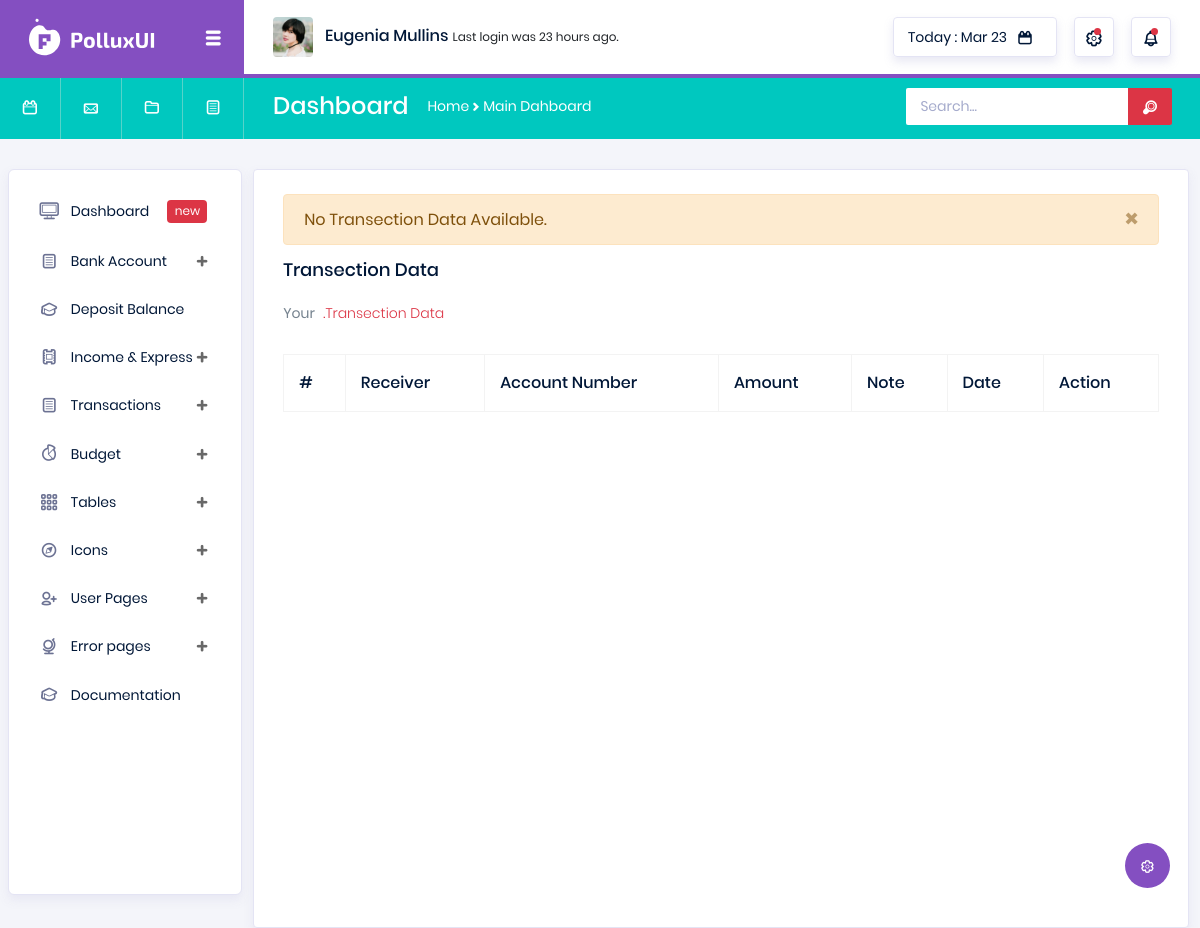
Page /transection-data/ (signed in) on the earlier database version.
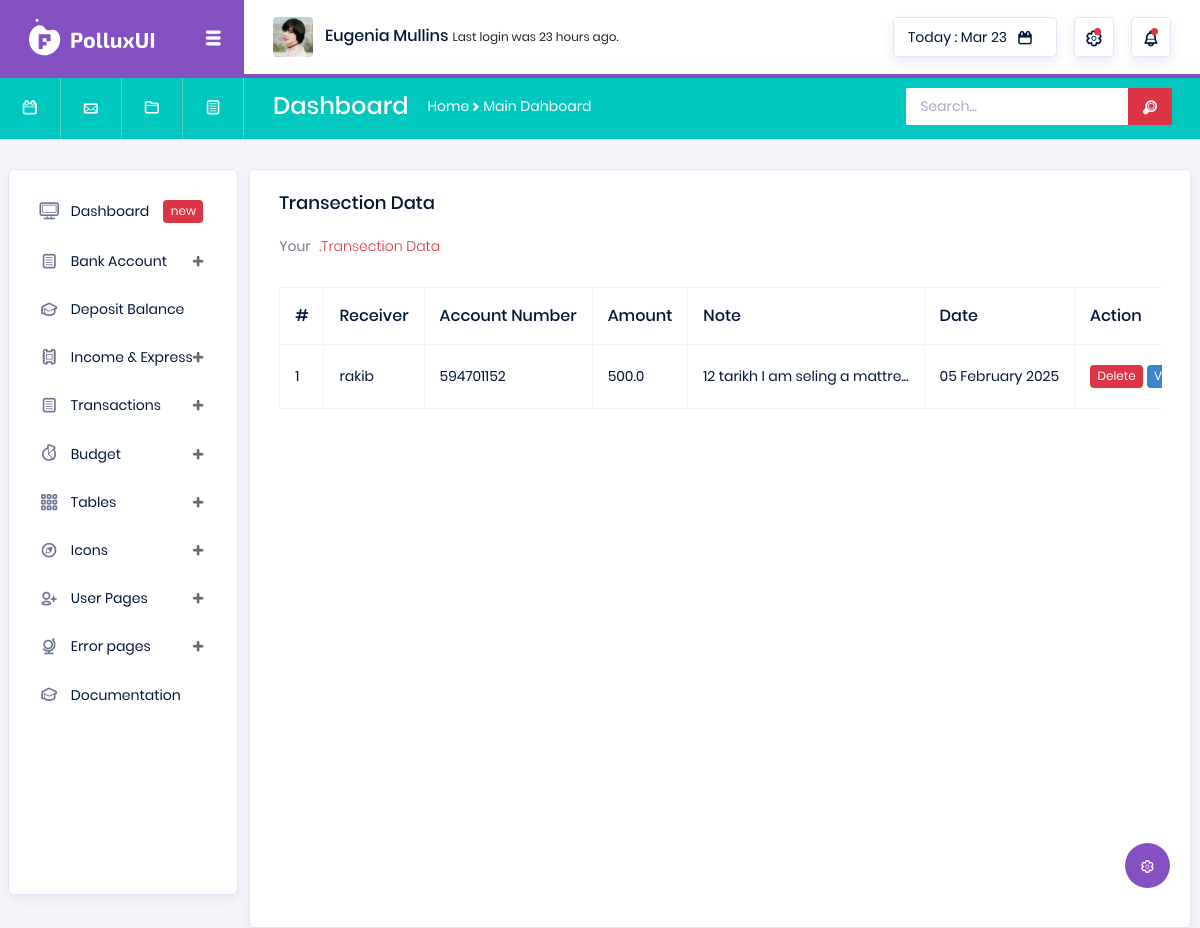
Same page on the later database version.
### transactions/models.py (models this page shows)
class Transaction(models.Model):
    send_user = models.ForeignKey(User, on_delete=models.CASCADE, related_name='send_user')
    receive_user = models.ForeignKey(User, on_delete=models.CASCADE, related_name='receive_user')
    account_number = models.CharField(max_length=3600)
    amount = models.FloatField(default=0)
    note = models.TextField()
    transection_date = models.DateTimeField(auto_now_add=True)

### transactions/views.py (the view)
# urls.py: path('transection-data/', views.transection_data, name='transection_data'),
def transection_data(request):
    current_user = request.user
    transection_data = Transaction.objects.filter(send_user=current_user)
    if not transection_data.exists():
        messages.warning(request, "No Transection Data Available.")
    context = {
        'transection_data':transection_data
    }
    return render(request, 'transaction/transection_data.html', context)

### templates/transaction/transection_data.html (shortened to what this page needs)
{% extends 'base.html' %}
{% load static %}
{% block body %}
<div class="col-lg-12 grid-margin stretch-card">
    <div class="card">
      <div class="card-body">
        {% include "shared/messages.html" %}
        <h4 class="card-title">Transection Data</h4>
        <p class="card-description">
          Your <code>.Transection Data</code>
        </p>
        <div class="table-responsive pt-3">
          <table class="table table-bordered">
            <thead>
              <tr>
                <th>
                  #
                </th>
                <th>
                  Receiver
                </th>
                <th>
                  Account Number
                </th>
                <th>
                  Amount
                </th>
                <th>
                  Note
                </th>
                <th>
                  Date
                </th>
                <th>
                  Action
                </th>
              </tr>
            </thead>
            <tbody>
              {% for data in transection_data %}
              <tr>
                <td>
                  {{forloop.counter}}
                </td>
                <td>
                  {{data.receive_user}}
                </td>
                <td>
                    {{data.account_number}}
                </td>
                <td>
                    {{data.amount}}
                  </td>
                <td>
                  {{data.note|slice:30}}...
                </td>
                <td>
                    {{data.transection_date|date:"d F Y"}}
                </td>
                <td>
                  <a href="" class="badge badge-danger">Delete</a>
                  <a href="" class="badge badge-info">View</a>
                </td>
              </tr>
            {% endfor %}
            </tbody>
          </table>
        </div>
      </div>
    </div>
  </div>
{% endblock %}

### templates/base.html (shortened to what this page needs)
<!DOCTYPE html>
{% load static %}
<html lang="en">
<head>
  <link rel="stylesheet" href="{% static 'vendors/typicons/typicons.css' %}">
  <link rel="stylesheet" href="{% static 'vendors/css/vendor.bundle.base.css' %}">
  <link rel="stylesheet" href="{% static 'css/vertical-layout-light/style.css' %}">
</head>
<body>
  <div class="container-scroller">
    {% include 'shared/navbar.html' %}
    {% include 'shared/header.html' %}
    <div class="container-fluid page-body-wrapper">
      <div class="theme-setting-wrapper">
        <div id="settings-trigger"><i class="typcn typcn-cog-outline"></i></div>
      </div>
      {% include 'shared/sidebar.html' %}
      <div class="main-panel">
        {% block body %}
        {% endblock %}
      </div>
    </div>
  </div>
</body>
</html>

### templates/shared/navbar.html (shortened to what this page needs)
{% load static %}
<nav class="navbar col-lg-12 col-12 p-0 fixed-top d-flex flex-row">
    <div class="navbar-brand-wrapper d-flex justify-content-center">
      <div class="navbar-brand-inner-wrapper d-flex justify-content-between align-items-center w-100">
        <a class="navbar-brand brand-logo" href="index.html"><img src="{% static 'images/logo.svg' %}" alt="logo"/></a>
        <button class="navbar-toggler navbar-toggler align-self-center" type="button" data-toggle="minimize">
          <span class="typcn typcn-th-menu"></span>
        </button>
      </div>
    </div>
    <div class="navbar-menu-wrapper d-flex align-items-center justify-content-end">
      <ul class="navbar-nav mr-lg-2">
        <li class="nav-item nav-profile dropdown">
          <a class="nav-link" href="#" data-toggle="dropdown" id="profileDropdown">
            <img src="{% static 'images/faces/face5.jpg' %}" alt="profile"/>
            <span class="nav-profile-name">Eugenia Mullins</span>
          </a>
        </li>
        <li class="nav-item nav-user-status dropdown">
            <p class="mb-0">Last login was 23 hours ago.</p>
        </li>
      </ul>
      <ul class="navbar-nav navbar-nav-right">
        <li class="nav-item nav-date dropdown">
          <a class="nav-link d-flex justify-content-center align-items-center" href="javascript:;">
            <h6 class="date mb-0">Today : Mar 23</h6>
            <i class="typcn typcn-calendar"></i>
          </a>
        </li>
        <li class="nav-item dropdown">
          <a class="nav-link count-indicator dropdown-toggle d-flex justify-content-center align-items-center" id="messageDropdown" href="#" data-toggle="dropdown">
            <i class="typcn typcn-cog-outline mx-0"></i>
            <span class="count"></span>
          </a>
        </li>
        <li class="nav-item dropdown mr-0">
          <a class="nav-link count-indicator dropdown-toggle d-flex align-items-center justify-content-center" id="notificationDropdown" href="#" data-toggle="dropdown">
            <i class="typcn typcn-bell mx-0"></i>
            <span class="count"></span>
          </a>
        </li>
      </ul>
    </div>
  </nav>

### templates/shared/header.html
<nav class="navbar-breadcrumb col-xl-12 col-12 d-flex flex-row p-0">
    <div class="navbar-links-wrapper d-flex align-items-stretch">
      <div class="nav-link">
        <a href="javascript:;"><i class="typcn typcn-calendar-outline"></i></a>
      </div>
      <div class="nav-link">
        <a href="javascript:;"><i class="typcn typcn-mail"></i></a>
      </div>
      <div class="nav-link">
        <a href="javascript:;"><i class="typcn typcn-folder"></i></a>
      </div>
      <div class="nav-link">
        <a href="javascript:;"><i class="typcn typcn-document-text"></i></a>
      </div>
    </div>
    <div class="navbar-menu-wrapper d-flex align-items-center justify-content-end">
      <ul class="navbar-nav mr-lg-2">
        <li class="nav-item ml-0">
          <h4 class="mb-0">Dashboard</h4>
        </li>
        <li class="nav-item">
          <div class="d-flex align-items-baseline">
            <p class="mb-0">Home</p>
            <i class="typcn typcn-chevron-right"></i>
            <p class="mb-0">Main Dahboard</p>
          </div>
        </li>
      </ul>
      <ul class="navbar-nav navbar-nav-right">
        <li class="nav-item nav-search d-none d-md-block mr-0">
          <div class="input-group">
            <input type="text" class="form-control" placeholder="Search..." aria-label="search" aria-describedby="search">
            <div class="input-group-prepend">
              <span class="input-group-text" id="search">
                <i class="typcn typcn-zoom"></i>
              </span>
            </div>
          </div>
        </li>
      </ul>
    </div>
  </nav>

### templates/shared/sidebar.html (shortened to what this page needs)
{% load static %}
<nav class="sidebar sidebar-offcanvas" id="sidebar">
    <ul class="nav">
      <li class="nav-item">
        <a class="nav-link" href="/">
          <i class="typcn typcn-device-desktop menu-icon"></i>
          <span class="menu-title">Dashboard</span>
          <div class="badge badge-danger">new</div>
        </a>
      </li>
      <li class="nav-item">
        <a class="nav-link" data-toggle="collapse" href="#ui-basic2" aria-expanded="false" aria-controls="ui-basic2">
          <i class="typcn typcn-document-text menu-icon"></i>
          <span class="menu-title">Bank Account</span>
          <i class="menu-arrow"></i>
        </a>
      </li>
      <li class="nav-item">
        <a class="nav-link" href="{% url 'transaction:deposit_blance' %}">
          <i class="typcn typcn-mortar-board menu-icon"></i>
          <span class="menu-title">Deposit Balance</span>
        </a>
      </li>
      <li class="nav-item">
        <a class="nav-link" data-toggle="collapse" href="#form-elements" aria-expanded="false" aria-controls="form-elements">
          <i class="typcn typcn-film menu-icon"></i>
          <span class="menu-title">Income & Express</span>
          <i class="menu-arrow"></i>
        </a>
      </li>
      <li class="nav-item">
        <a class="nav-link" data-toggle="collapse" href="#ui-basic" aria-expanded="false" aria-controls="ui-basic">
          <i class="typcn typcn-document-text menu-icon"></i>
          <span class="menu-title">Transactions</span>
          <i class="menu-arrow"></i>
        </a>
      </li>
      <li class="nav-item">
        <a class="nav-link" data-toggle="collapse" href="#charts" aria-expanded="false" aria-controls="charts">
          <i class="typcn typcn-chart-pie-outline menu-icon"></i>
          <span class="menu-title">Budget</span>
          <i class="menu-arrow"></i>
        </a>
      </li>
      <li class="nav-item">
        <a class="nav-link" data-toggle="collapse" href="#tables" aria-expanded="false" aria-controls="tables">
          <i class="typcn typcn-th-small-outline menu-icon"></i>
          <span class="menu-title">Tables</span>
          <i class="menu-arrow"></i>
        </a>
      </li>
      <li class="nav-item">
        <a class="nav-link" data-toggle="collapse" href="#icons" aria-expanded="false" aria-controls="icons">
          <i class="typcn typcn-compass menu-icon"></i>
          <span class="menu-title">Icons</span>
          <i class="menu-arrow"></i>
        </a>
      </li>
      <li class="nav-item">
        <a class="nav-link" data-toggle="collapse" href="#auth" aria-expanded="false" aria-controls="auth">
          <i class="typcn typcn-user-add-outline menu-icon"></i>
          <span class="menu-title">User Pages</span>
          <i class="menu-arrow"></i>
        </a>
      </li>
      <li class="nav-item">
        <a class="nav-link" data-toggle="collapse" href="#error" aria-expanded="false" aria-controls="error">
          <i class="typcn typcn-globe-outline menu-icon"></i>
          <span class="menu-title">Error pages</span>
          <i class="menu-arrow"></i>
        </a>
      </li>
      <li class="nav-item">
        <a class="nav-link" href="https://bootstrapdash.com/demo/polluxui-free/docs/documentation.html">
          <i class="typcn typcn-mortar-board menu-icon"></i>
          <span class="menu-title">Documentation</span>
        </a>
      </li>
    </ul>
  </nav>

### templates/shared/messages.html (shortened to what this page needs)
{% if messages %}
{% for message in messages %}
{% if message.tags == 'warning' %}
<div class="alert alert-warning alert-dismissible fade show" role="alert">
    {{message}}
    <button type="button" class="close" data-dismiss="alert" aria-label="Close">
        <span aria-hidden="true">&times;</span>
    </button>
</div>
{% endif %}
{% endfor %}
{% endif %}

Differences in the rows shown:
added Transaction: receive_user "rakib", account_number "594701152", amount "500.0", note "12 tarikh I am seling a mattre", transection_date "05 February 2025"
Other differences:
list line gone: "No Transection Data Available. ×"
